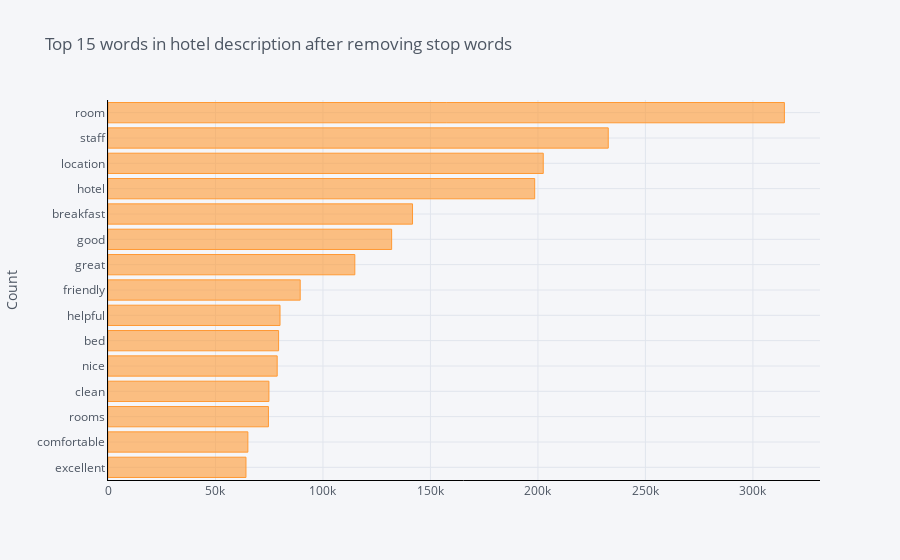

Notebook code cell kept with this figure:
### Markdown cell above
### With Stopwords

### Code cell
def get_top_n_words_with_stop_words(corpus, n=None, y=None):
    vec = CountVectorizer(ngram_range=y, stop_words='english').fit(corpus)
    bag_of_words = vec.transform(corpus)
    sum_words = bag_of_words.sum(axis=0)
    words_freq = [(word, sum_words[0, idx]) for word, idx in vec.vocabulary_.items()]
    words_freq = sorted(words_freq, key=lambda x: x[1], reverse=True)
    return words_freq[:n]

common_words = get_top_n_words_with_stop_words(hotel_review['review_text'], 15, y=(1, 1))
df4 = pd.DataFrame(common_words, columns=['review_text', 'count'])
df4.groupby('review_text').sum()['count'].sort_values().iplot(kind='barh', yTitle='Count', linecolor='black', title='Top 15 words in hotel description after removing stop words')

### Figure 1 — Plotly figure (JSON) as saved in the notebook; plotly's stock layout.template omitted (floating-point values rounded to 4 significant figures)
{"data": [{"marker": {"color": "rgba(255, 153, 51, 0.6)", "line": {"color": "rgba(255, 153, 51, 1.0)", "width": 1}}, "name": "count", "orientation": "h", "text": "", "type": "bar", "x": [64187, 65064, 74638, 74860, 78707, 79356, 80025, 89412, 114819, 131948, 141658, 198490, 202475, 232715, 314653], "y": ["excellent", "comfortable", "rooms", "clean", "nice", "bed", "helpful", "friendly", "great", "good", "breakfast", "hotel", "location", "staff", "room"]}], "layout": {"legend": {"bgcolor": "#F5F6F9", "font": {"color": "#4D5663"}}, "paper_bgcolor": "#F5F6F9", "plot_bgcolor": "#F5F6F9", "title": {"font": {"color": "#4D5663"}, "text": "Top 15 words in hotel description after removing stop words"}, "xaxis": {"gridcolor": "#E1E5ED", "linecolor": "black", "showgrid": true, "tickfont": {"color": "#4D5663"}, "title": {"font": {"color": "#4D5663"}, "text": ""}, "zerolinecolor": "#E1E5ED"}, "yaxis": {"gridcolor": "#E1E5ED", "linecolor": "black", "showgrid": true, "tickfont": {"color": "#4D5663"}, "title": {"font": {"color": "#4D5663"}, "text": "Count"}, "zerolinecolor": "#E1E5ED"}}}
